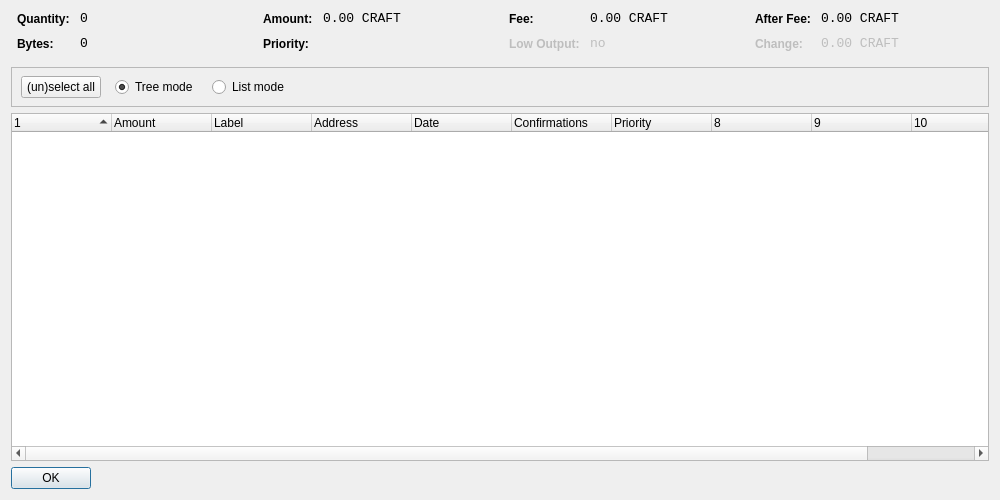
<?xml version="1.0" encoding="UTF-8"?>
<ui version="4.0">
 <class>CoinControlDialog</class>
 <widget class="QDialog" name="CoinControlDialog">
  <property name="geometry">
   <rect>
    <x>0</x>
    <y>0</y>
    <width>1000</width>
    <height>500</height>
   </rect>
  </property>
  <property name="windowTitle">
   <string>Coin Control</string>
  </property>
  <layout class="QVBoxLayout" name="verticalLayout">
   <item>
    <layout class="QHBoxLayout" name="horizontalLayoutTop" stretch="0,0,0,0">
     <property name="topMargin">
      <number>0</number>
     </property>
     <property name="bottomMargin">
      <number>10</number>
     </property>
     <item>
      <layout class="QFormLayout" name="formLayoutCoinControl1">
       <property name="horizontalSpacing">
        <number>10</number>
       </property>
       <property name="verticalSpacing">
        <number>10</number>
       </property>
       <property name="leftMargin">
        <number>6</number>
       </property>
       <property name="rightMargin">
        <number>6</number>
       </property>
       <item row="0" column="0">
        <widget class="QLabel" name="labelCoinControlQuantityText">
         <property name="styleSheet">
          <string notr="true">font-weight:bold;</string>
         </property>
         <property name="text">
          <string>Quantity:</string>
         </property>
        </widget>
       </item>
       <item row="0" column="1">
        <widget class="QLabel" name="labelCoinControlQuantity">
         <property name="font">
          <font>
           <family>Monospace</family>
           <pointsize>10</pointsize>
          </font>
         </property>
         <property name="cursor">
          <cursorShape>IBeamCursor</cursorShape>
         </property>
         <property name="contextMenuPolicy">
          <enum>Qt::ActionsContextMenu</enum>
         </property>
         <property name="text">
          <string notr="true">0</string>
         </property>
         <property name="textInteractionFlags">
          <set>Qt::LinksAccessibleByMouse|Qt::TextSelectableByKeyboard|Qt::TextSelectableByMouse</set>
         </property>
        </widget>
       </item>
       <item row="1" column="0">
        <widget class="QLabel" name="labelCoinControlBytesText">
         <property name="styleSheet">
          <string notr="true">font-weight:bold;</string>
         </property>
         <property name="text">
          <string>Bytes:</string>
         </property>
        </widget>
       </item>
       <item row="1" column="1">
        <widget class="QLabel" name="labelCoinControlBytes">
         <property name="font">
          <font>
           <family>Monospace</family>
           <pointsize>10</pointsize>
          </font>
         </property>
         <property name="cursor">
          <cursorShape>IBeamCursor</cursorShape>
         </property>
         <property name="contextMenuPolicy">
          <enum>Qt::ActionsContextMenu</enum>
         </property>
         <property name="text">
          <string notr="true">0</string>
         </property>
         <property name="textInteractionFlags">
          <set>Qt::LinksAccessibleByMouse|Qt::TextSelectableByKeyboard|Qt::TextSelectableByMouse</set>
         </property>
        </widget>
       </item>
      </layout>
     </item>
     <item>
      <layout class="QFormLayout" name="formLayoutCoinControl2">
       <property name="horizontalSpacing">
        <number>10</number>
       </property>
       <property name="verticalSpacing">
        <number>10</number>
       </property>
       <property name="leftMargin">
        <number>6</number>
       </property>
       <property name="rightMargin">
        <number>6</number>
       </property>
       <item row="0" column="0">
        <widget class="QLabel" name="labelCoinControlAmountText">
         <property name="styleSheet">
          <string notr="true">font-weight:bold;</string>
         </property>
         <property name="text">
          <string>Amount:</string>
         </property>
        </widget>
       </item>
       <item row="0" column="1">
        <widget class="QLabel" name="labelCoinControlAmount">
         <property name="font">
          <font>
           <family>Monospace</family>
           <pointsize>10</pointsize>
          </font>
         </property>
         <property name="cursor">
          <cursorShape>IBeamCursor</cursorShape>
         </property>
         <property name="contextMenuPolicy">
          <enum>Qt::ActionsContextMenu</enum>
         </property>
         <property name="text">
          <string notr="true">0.00 CRAFT</string>
         </property>
         <property name="textInteractionFlags">
          <set>Qt::LinksAccessibleByMouse|Qt::TextSelectableByKeyboard|Qt::TextSelectableByMouse</set>
         </property>
        </widget>
       </item>
       <item row="1" column="0">
        <widget class="QLabel" name="labelCoinControlPriorityText">
         <property name="styleSheet">
          <string notr="true">font-weight:bold;</string>
         </property>
         <property name="text">
          <string>Priority:</string>
         </property>
        </widget>
       </item>
       <item row="1" column="1">
        <widget class="QLabel" name="labelCoinControlPriority">
         <property name="font">
          <font>
           <family>Monospace</family>
           <pointsize>10</pointsize>
          </font>
         </property>
         <property name="cursor">
          <cursorShape>IBeamCursor</cursorShape>
         </property>
         <property name="contextMenuPolicy">
          <enum>Qt::ActionsContextMenu</enum>
         </property>
         <property name="text">
          <string/>
         </property>
         <property name="textInteractionFlags">
          <set>Qt::LinksAccessibleByMouse|Qt::TextSelectableByKeyboard|Qt::TextSelectableByMouse</set>
         </property>
        </widget>
       </item>
      </layout>
     </item>
     <item>
      <layout class="QFormLayout" name="formLayoutCoinControl3">
       <property name="horizontalSpacing">
        <number>10</number>
       </property>
       <property name="verticalSpacing">
        <number>10</number>
       </property>
       <property name="leftMargin">
        <number>6</number>
       </property>
       <property name="rightMargin">
        <number>6</number>
       </property>
       <item row="0" column="0">
        <widget class="QLabel" name="labelCoinControlFeeText">
         <property name="styleSheet">
          <string notr="true">font-weight:bold;</string>
         </property>
         <property name="text">
          <string>Fee:</string>
         </property>
        </widget>
       </item>
       <item row="0" column="1">
        <widget class="QLabel" name="labelCoinControlFee">
         <property name="font">
          <font>
           <family>Monospace</family>
           <pointsize>10</pointsize>
          </font>
         </property>
         <property name="cursor">
          <cursorShape>IBeamCursor</cursorShape>
         </property>
         <property name="contextMenuPolicy">
          <enum>Qt::ActionsContextMenu</enum>
         </property>
         <property name="text">
          <string notr="true">0.00 CRAFT</string>
         </property>
         <property name="textInteractionFlags">
          <set>Qt::LinksAccessibleByMouse|Qt::TextSelectableByKeyboard|Qt::TextSelectableByMouse</set>
         </property>
        </widget>
       </item>
       <item row="1" column="0">
        <widget class="QLabel" name="labelCoinControlLowOutputText">
         <property name="enabled">
          <bool>false</bool>
         </property>
         <property name="styleSheet">
          <string notr="true">font-weight:bold;</string>
         </property>
         <property name="text">
          <string>Low Output:</string>
         </property>
        </widget>
       </item>
       <item row="1" column="1">
        <widget class="QLabel" name="labelCoinControlLowOutput">
         <property name="enabled">
          <bool>false</bool>
         </property>
         <property name="font">
          <font>
           <family>Monospace</family>
           <pointsize>10</pointsize>
          </font>
         </property>
         <property name="cursor">
          <cursorShape>IBeamCursor</cursorShape>
         </property>
         <property name="contextMenuPolicy">
          <enum>Qt::ActionsContextMenu</enum>
         </property>
         <property name="text">
          <string notr="true">no</string>
         </property>
         <property name="textInteractionFlags">
          <set>Qt::LinksAccessibleByMouse|Qt::TextSelectableByKeyboard|Qt::TextSelectableByMouse</set>
         </property>
        </widget>
       </item>
      </layout>
     </item>
     <item>
      <layout class="QFormLayout" name="formLayoutCoinControl4">
       <property name="horizontalSpacing">
        <number>10</number>
       </property>
       <property name="verticalSpacing">
        <number>10</number>
       </property>
       <property name="leftMargin">
        <number>6</number>
       </property>
       <property name="rightMargin">
        <number>6</number>
       </property>
       <item row="0" column="0">
        <widget class="QLabel" name="labelCoinControlAfterFeeText">
         <property name="styleSheet">
          <string notr="true">font-weight:bold;</string>
         </property>
         <property name="text">
          <string>After Fee:</string>
         </property>
        </widget>
       </item>
       <item row="0" column="1">
        <widget class="QLabel" name="labelCoinControlAfterFee">
         <property name="font">
          <font>
           <family>Monospace</family>
           <pointsize>10</pointsize>
          </font>
         </property>
         <property name="cursor">
          <cursorShape>IBeamCursor</cursorShape>
         </property>
         <property name="contextMenuPolicy">
          <enum>Qt::ActionsContextMenu</enum>
         </property>
         <property name="text">
          <string notr="true">0.00 CRAFT</string>
         </property>
         <property name="textInteractionFlags">
          <set>Qt::LinksAccessibleByMouse|Qt::TextSelectableByKeyboard|Qt::TextSelectableByMouse</set>
         </property>
        </widget>
       </item>
       <item row="1" column="0">
        <widget class="QLabel" name="labelCoinControlChangeText">
         <property name="enabled">
          <bool>false</bool>
         </property>
         <property name="styleSheet">
          <string notr="true">font-weight:bold;</string>
         </property>
         <property name="text">
          <string>Change:</string>
         </property>
        </widget>
       </item>
       <item row="1" column="1">
        <widget class="QLabel" name="labelCoinControlChange">
         <property name="enabled">
          <bool>false</bool>
         </property>
         <property name="font">
          <font>
           <family>Monospace</family>
           <pointsize>10</pointsize>
          </font>
         </property>
         <property name="cursor">
          <cursorShape>IBeamCursor</cursorShape>
         </property>
         <property name="contextMenuPolicy">
          <enum>Qt::ActionsContextMenu</enum>
         </property>
         <property name="text">
          <string notr="true">0.00 CRAFT</string>
         </property>
         <property name="textInteractionFlags">
          <set>Qt::LinksAccessibleByMouse|Qt::TextSelectableByKeyboard|Qt::TextSelectableByMouse</set>
         </property>
        </widget>
       </item>
      </layout>
     </item>
    </layout>
   </item>
   <item>
    <widget class="QFrame" name="frame">
     <property name="minimumSize">
      <size>
       <width>0</width>
       <height>40</height>
      </size>
     </property>
     <property name="frameShape">
      <enum>QFrame::StyledPanel</enum>
     </property>
     <property name="frameShadow">
      <enum>QFrame::Sunken</enum>
     </property>
     <widget class="QWidget" name="horizontalLayoutWidget">
      <property name="geometry">
       <rect>
        <x>10</x>
        <y>0</y>
        <width>781</width>
        <height>41</height>
       </rect>
      </property>
      <layout class="QHBoxLayout" name="horizontalLayoutPanel" stretch="0,0,0,0,0">
       <property name="spacing">
        <number>14</number>
       </property>
       <item>
        <widget class="QPushButton" name="pushButtonSelectAll">
         <property name="sizePolicy">
          <sizepolicy hsizetype="Maximum" vsizetype="Fixed">
           <horstretch>0</horstretch>
           <verstretch>0</verstretch>
          </sizepolicy>
         </property>
         <property name="text">
          <string>(un)select all</string>
         </property>
        </widget>
       </item>
       <item>
        <widget class="QRadioButton" name="radioTreeMode">
         <property name="sizePolicy">
          <sizepolicy hsizetype="Maximum" vsizetype="Fixed">
           <horstretch>0</horstretch>
           <verstretch>0</verstretch>
          </sizepolicy>
         </property>
         <property name="text">
          <string>Tree mode</string>
         </property>
         <property name="checked">
          <bool>true</bool>
         </property>
        </widget>
       </item>
       <item>
        <widget class="QRadioButton" name="radioListMode">
         <property name="sizePolicy">
          <sizepolicy hsizetype="Maximum" vsizetype="Fixed">
           <horstretch>0</horstretch>
           <verstretch>0</verstretch>
          </sizepolicy>
         </property>
         <property name="text">
          <string>List mode</string>
         </property>
        </widget>
       </item>
       <item>
        <spacer name="horizontalSpacer">
         <property name="orientation">
          <enum>Qt::Horizontal</enum>
         </property>
         <property name="sizeHint" stdset="0">
          <size>
           <width>40</width>
           <height>20</height>
          </size>
         </property>
        </spacer>
       </item>
      </layout>
     </widget>
    </widget>
   </item>
   <item>
    <widget class="CoinControlTreeWidget" name="treeWidget">
     <property name="contextMenuPolicy">
      <enum>Qt::CustomContextMenu</enum>
     </property>
     <property name="sortingEnabled">
      <bool>false</bool>
     </property>
     <property name="columnCount">
      <number>11</number>
     </property>
     <attribute name="headerShowSortIndicator" stdset="0">
      <bool>true</bool>
     </attribute>
     <attribute name="headerStretchLastSection">
      <bool>false</bool>
     </attribute>
     <column>
      <property name="text">
       <string/>
      </property>
     </column>
     <column>
      <property name="text">
       <string>Amount</string>
      </property>
     </column>
     <column>
      <property name="text">
       <string>Label</string>
      </property>
     </column>
     <column>
      <property name="text">
       <string>Address</string>
      </property>
     </column>
     <column>
      <property name="text">
       <string>Date</string>
      </property>
     </column>
     <column>
      <property name="text">
       <string>Confirmations</string>
      </property>
      <property name="toolTip">
       <string>Confirmed</string>
      </property>
     </column>
     <column>
      <property name="text">
       <string>Priority</string>
      </property>
     </column>
     <column>
      <property name="text">
       <string/>
      </property>
     </column>
     <column>
      <property name="text">
       <string/>
      </property>
     </column>
     <column>
      <property name="text">
       <string/>
      </property>
     </column>
     <column>
      <property name="text">
       <string/>
      </property>
     </column>
    </widget>
   </item>
   <item>
    <widget class="QDialogButtonBox" name="buttonBox">
     <property name="sizePolicy">
      <sizepolicy hsizetype="Maximum" vsizetype="Fixed">
       <horstretch>0</horstretch>
       <verstretch>0</verstretch>
      </sizepolicy>
     </property>
     <property name="orientation">
      <enum>Qt::Horizontal</enum>
     </property>
     <property name="standardButtons">
      <set>QDialogButtonBox::Ok</set>
     </property>
    </widget>
   </item>
  </layout>
 </widget>
 <customwidgets>
  <customwidget>
   <class>CoinControlTreeWidget</class>
   <extends>QTreeWidget</extends>
   <header>coincontroltreewidget.h</header>
  </customwidget>
 </customwidgets>
 <resources/>
 <connections/>
</ui>
